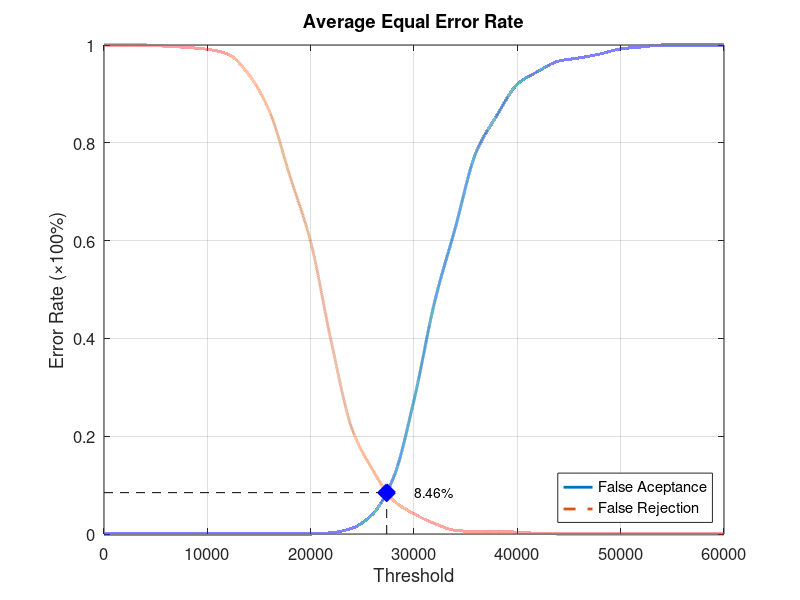
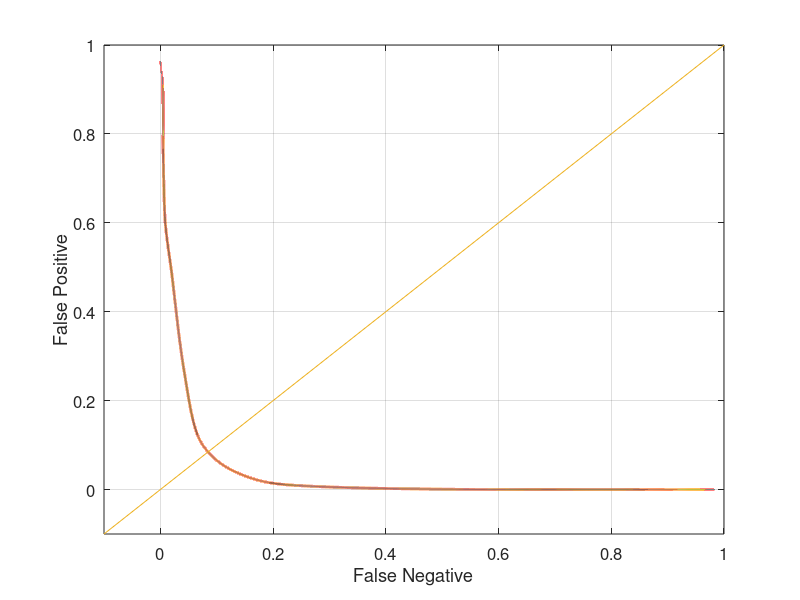

These figures' MATLAB source, in order:
function yEER = Experiment3Average
close all;
clear;
clc;
x = 0:2000:60000;
xq = 0:0.5:60000;

y0 = [0 0 0 0 0 0 0 0 0 0 0 0.00263158 0.0118421 0.0407895 0.114474 0.273684 0.475 0.626316 0.780263 0.855263 0.919737 0.946053 0.967105 0.973684 0.981579 0.992105 0.996053 1 1 1 1];
yy0 = interp1(x, y0, xq, 'pchip');
y1 = [1 1 1 0.9975 0.995 0.99125 0.98125 0.94 0.865 0.73125 0.5975 0.3925 0.215 0.13125 0.06875 0.04125 0.02125 0.0075 0.005 0.005 0.00375 0.00125 0 0 0 0 0 0 0 0 0];
yy1 = interp1(x, y1, xq, 'pchip');

% Calculating EER: 
y2 = abs(y0 - y1);
find(y2 == min(y2))
yy2 = abs(yy0 - yy1);
xEER = find(yy2 == min(yy2));
xEERIndex = xq(xEER) % X-axis EER
yEER = yy0(xEER) % Y-axis EER

main = figure
plot(xq, yy0,'-','LineWidth', 2);	hold on
plot(xq, yy1,'--','LineWidth', 2);	hold on
plot([xEERIndex xEERIndex], [0 yEER], 'k--');	hold on
plot([0 xEERIndex], [yEER yEER], 'k--');	hold on
plot(xEERIndex, yEER, 'bx', 'LineWidth', 10);	hold on
text(xEERIndex + 10 * xEERIndex / 100, yEER, [num2str(round((10000 * yEER)) / 100) '%'])
legend('False Aceptance', 'False Rejection', 'Location', 'SouthEast')
xlabel('Threshold')
ylabel('Error Rate (\times100%)')
title('Average Equal Error Rate')
set(gca, 'FontSize', 12)
axis([0 60000 0 1])
grid on

print(main, 'Experiment3AverageMain', '-dpng');
FNRxFPR = figure('Color', [1 1 1]);
plot(yy1, yy0, '-', yy1, yy0, 'LineWidth', 2);
hold on
y = -0.1:0.1:1
plot(y, y); 
set(gca, 'FontSize', 12)
xlabel('False Negative')
ylabel('False Positive')
axis([-0.1 1 -0.1 1])
set(gca, 'FontSize', 12)
grid on

print(FNRxFPR, 'Experiment3AverageFNRxFPR','-dpng');
end
